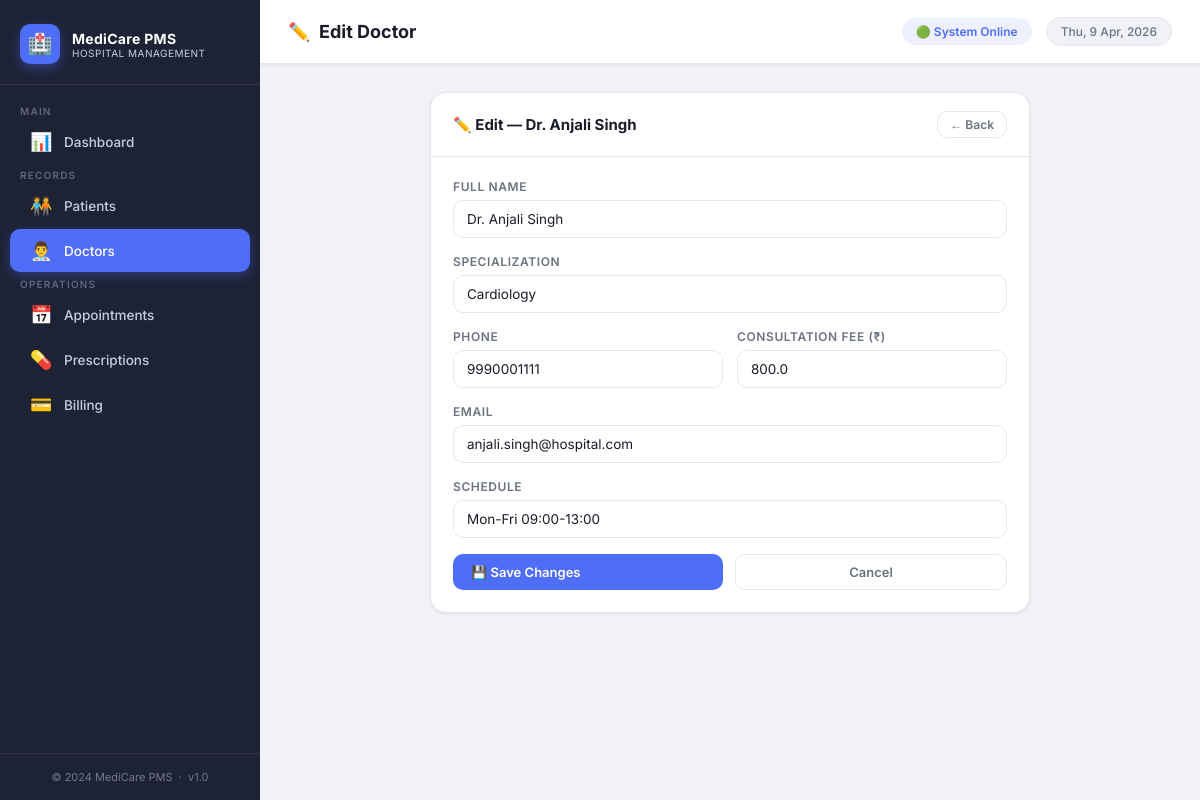
/doctors/edit/1, run on the app's committed database.
### tables this page shows
CREATE TABLE doctors (
    doctor_id        INTEGER PRIMARY KEY AUTOINCREMENT,
    name             TEXT    NOT NULL,
    specialization   TEXT    NOT NULL,
    phone            TEXT    NOT NULL UNIQUE,
    email            TEXT    NOT NULL UNIQUE,
    schedule         TEXT    NOT NULL,
    consultation_fee REAL    NOT NULL CHECK (consultation_fee >= 0)
);

### app.py (the view, shortened to what this page needs)
@app.route('/doctors/edit/<int:doctor_id>', methods=['GET', 'POST'])
def edit_doctor(doctor_id):
    doctor = db.get_doctor_by_id(doctor_id)
    if not doctor:
        abort(404)
    return render_template('edit_doctor.html', doctor=doctor)

### database.py (called while the page is built)
def get_connection():
    conn = sqlite3.connect(DB_PATH)
    conn.row_factory = sqlite3.Row        # access columns by name
    conn.execute("PRAGMA foreign_keys = ON")
    return conn

def get_doctor_by_id(doctor_id):
    conn = get_connection()
    row = conn.execute(
        "SELECT * FROM doctors WHERE doctor_id = ?", (doctor_id,)
    ).fetchone()
    conn.close()
    return row

### templates/edit_doctor.html (shortened to what this page needs)
{% extends "base.html" %}
{% block page_icon %}✏️{% endblock %}
{% block page_title %}Edit Doctor{% endblock %}
{% block content %}
<div style="max-width:600px; margin:0 auto;">
  <div class="card">
    <div class="card-header">
      <span class="card-title">✏️ Edit — {{ doctor.name }}</span>
      <a href="{{ url_for('doctors') }}" class="btn btn-ghost btn-sm">← Back</a>
    </div>
    <div class="card-body">
      <form method="POST"
            action="{{ url_for('edit_doctor', doctor_id=doctor.doctor_id) }}"
            data-validate="true">
        <div class="form-group">
          <label for="ed-name">Full Name</label>
          <input type="text" id="ed-name" name="name" value="{{ doctor.name }}" required />
        </div>
        <div class="form-group">
          <label for="ed-spec">Specialization</label>
          <input type="text" id="ed-spec" name="specialization"
                 value="{{ doctor.specialization }}" required list="spec-list2" />
        </div>
        <div class="form-row">
          <div class="form-group">
            <label for="ed-phone">Phone</label>
            <input type="tel" id="ed-phone" name="phone"
                   value="{{ doctor.phone }}" required data-type="phone" />
          </div>
          <div class="form-group">
            <label for="ed-fee">Consultation Fee (₹)</label>
            <input type="number" id="ed-fee" name="consultation_fee"
                   value="{{ doctor.consultation_fee }}" min="0" step="50"
                   required data-type="positive" />
          </div>
        </div>
        <div class="form-group">
          <label for="ed-email">Email</label>
          <input type="email" id="ed-email" name="email" value="{{ doctor.email }}" required />
        </div>
        <div class="form-group">
          <label for="ed-schedule">Schedule</label>
          <input type="text" id="ed-schedule" name="schedule" value="{{ doctor.schedule }}" required />
        </div>
        <div style="display:flex; gap:12px; margin-top:8px;">
          <button type="submit" class="btn btn-primary" style="flex:1">💾 Save Changes</button>
          <a href="{{ url_for('doctors') }}" class="btn btn-ghost" style="flex:1; justify-content:center;">Cancel</a>
        </div>
      </form>
    </div>
  </div>
</div>
{% endblock %}

### static/style.css (style rules this page uses)
:root { --primary: #4f6ef7; --primary-dark: #3b55d4; --primary-light: #eef0fe; --secondary: #10b981; --secondary-light:#d1fae5; --danger: #ef4444; --danger-light: #fee2e2; --warning: #f59e0b; --warning-light: #fef3c7; --info: #3b82f6; --info-light: #dbeafe; --bg: #f0f2f8; --surface: #ffffff; --sidebar-bg: #1e2235; --sidebar-text: #c7cde0; --sidebar-hover: #2d3452; --sidebar-active: #4f6ef7; --sidebar-width: 260px; --text-primary: #1a1d29; --text-secondary: #6b7280; --text-muted: #9ca3af; --border: #e5e7eb; --border-focus: #4f6ef7; --radius-sm: 6px; --radius-md: 10px; --radius-lg: 16px; --radius-xl: 24px; --shadow-sm: 0 1px 3px rgba(0,0,0,.08); --shadow-md: 0 4px 16px rgba(0,0,0,.10); --shadow-lg: 0 8px 32px rgba(0,0,0,.14); --transition: all .22s cubic-bezier(.4,0,.2,1); }
*, *::before, *::after { box-sizing: border-box; margin: 0; padding: 0; }
html { scroll-behavior: smooth; }
body { font-family: 'Inter', system-ui, sans-serif; font-size: 14px; background: var(--bg); color: var(--text-primary); min-height: 100vh; display: flex; }
a { text-decoration: none; color: inherit; }
button { cursor: pointer; font-family: inherit; }
.card { background: var(--surface); border-radius: var(--radius-lg); border: 1px solid var(--border); box-shadow: var(--shadow-sm); overflow: hidden; }
.card-header { display: flex; align-items: center; justify-content: space-between; padding: 18px 22px; border-bottom: 1px solid var(--border); }
.card-title { font-size: 15px; font-weight: 700; color: var(--text-primary); display: flex; align-items: center; gap: 8px; }
.card-body { padding: 22px; }
.btn { display: inline-flex; align-items: center; gap: 7px; padding: 9px 18px; border-radius: var(--radius-md); font-size: 13px; font-weight: 600; border: none; cursor: pointer; transition: var(--transition); white-space: nowrap; }
.btn-primary { background: var(--primary); color: #fff; }
.btn-ghost { background: transparent; color: var(--text-secondary); border: 1px solid var(--border); }
.btn-sm { padding: 5px 12px; font-size: 12px; }
.form-group { margin-bottom: 16px; }
label { display: block; font-size: 12px; font-weight: 600; color: var(--text-secondary); text-transform: uppercase; letter-spacing: .6px; margin-bottom: 6px; }
input[type="text"], input[type="number"], input[type="email"], input[type="tel"], input[type="date"], input[type="time"], select, textarea { width: 100%; padding: 10px 13px; border: 1.5px solid var(--border); border-radius: var(--radius-md); font-size: 13.5px; font-family: inherit; color: var(--text-primary); background: var(--surface); transition: var(--transition); outline: none; }
.form-row { display: grid; grid-template-columns: 1fr 1fr; gap: 14px; }

### data on the page
doctors: name "Dr. Anjali Singh", specialization "Cardiology", phone "9990001111", consultation_fee "800.0", email "anjali.singh@hospital.com", schedule "Mon-Fri 09:00-13:00"
